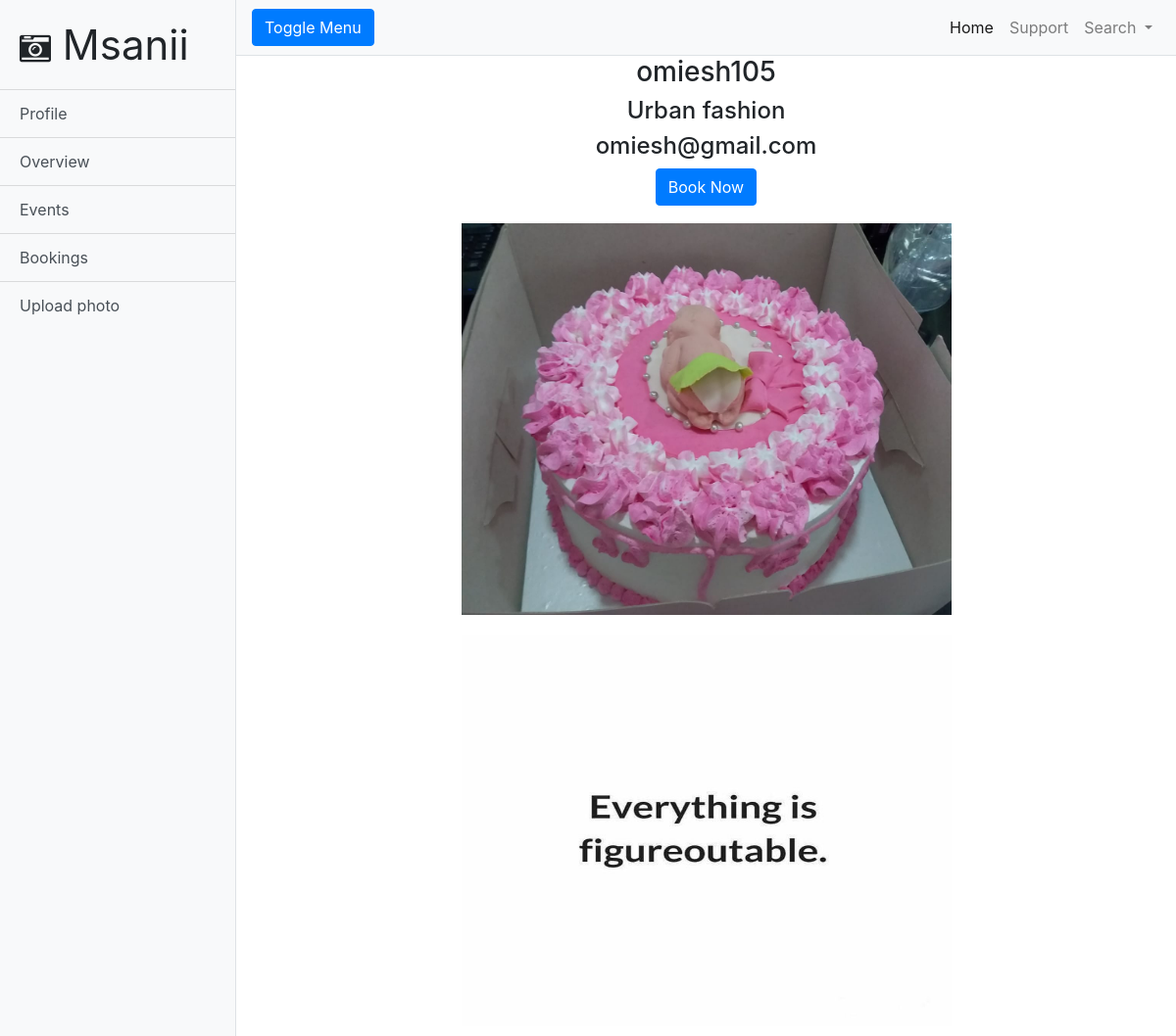
Page /photographers.php?id=1&&userType=photographers on the committed database.
### tables this page shows
CREATE TABLE `photographers` (
  `photographer_id` int(11) NOT NULL,
  `first_name` text NOT NULL,
  `last_name` text NOT NULL,
  `username` text NOT NULL,
  `email` varchar(40) NOT NULL,
  `expertise` text NOT NULL,
  `bio` text NOT NULL,
  `password` text NOT NULL,
  `verified` text NOT NULL
);

CREATE TABLE `images` (
  `image_id` int(11) NOT NULL,
  `image_name` varchar(60) DEFAULT NULL,
  `location_id` int(11) DEFAULT NULL,
  `model_id` int(11) DEFAULT NULL,
  `photographer_id` int(11) DEFAULT NULL,
  `caption` text NOT NULL,
  `date_uploaded` timestamp NOT NULL DEFAULT current_timestamp()
);

### photographers.php (the view, shortened to what this page needs)
<!DOCTYPE html>
<html lang="en">
<head>
  <link href="vendor/bootstrap/css/bootstrap.min.css" rel="stylesheet">
  <link href="css/simple-sidebar.css" rel="stylesheet">
  <link rel="stylesheet" href="https://cdnjs.cloudflare.com/ajax/libs/font-awesome/4.7.0/css/font-awesome.min.css">
</head>
<body>
  <div class="d-flex" id="wrapper">
    <div class="bg-light border-right" id="sidebar-wrapper">
      <div class="sidebar-heading" style="font-size: 42px">
        <i class="fa fa-camera-retro" style="font-size: 32px"></i>&nbsp;Msanii
      </div>
      <div class="list-group list-group-flush">
        <a href="profile.php" class="list-group-item list-group-item-action bg-light">Profile</a>
        <a href="#" class="list-group-item list-group-item-action bg-light">Overview</a>
        <a href="#" class="list-group-item list-group-item-action bg-light">Events</a>
        <a href="booking.php" class="list-group-item list-group-item-action bg-light">Bookings</a>
        <a href="uploadPhoto.php" class="list-group-item list-group-item-action bg-light">Upload photo</a>
      </div>
    </div>
    <div id="page-content-wrapper">
      <nav class="navbar navbar-expand-lg navbar-light bg-light border-bottom">
        <button class="btn btn-primary" id="menu-toggle">Toggle Menu</button>
        <div class="collapse navbar-collapse" id="navbarSupportedContent">
          <ul class="navbar-nav ml-auto mt-2 mt-lg-0">
            <li class="nav-item active">
              <a class="nav-link" href="profile.php">Home<span class="sr-only">(current)</span></a>
            </li>
            <li class="nav-item">
              <a class="nav-link" href="#">Support</a>
            </li>
            <li class="nav-item dropdown">
              <a class="nav-link dropdown-toggle" href="#" id="navbarDropdown" role="button" data-toggle="dropdown" aria-haspopup="true" aria-expanded="false">
                Search
              </a>
            </li>
          </ul>
        </div>
      </nav>
      <div class="container-fluid" style="text-align: center">
        <?php
          require 'connect.php';
          $photographer_id = $_GET["id"];
          $sql = "SELECT * FROM photographers WHERE (photographer_id = '$photographer_id')";
          $result = $conn -> query($sql);
          if ($result -> num_rows > 0) {
          while ($row = $result -> fetch_assoc()) {
            $photographer_name = $row["username"];
              echo "<h3>".$photographer_name."</h3>";
              echo "<h4>".$row["expertise"]."</h4>";
              echo "<h4>".$row["email"]."</h4>";
              echo "<h4><a class=\"btn btn-primary\" href=\"booking.php?photoID=".$row["photographer_id"]."\">Book Now</a></h4>";
            }
          }
          $sql = "SELECT * FROM images WHERE (photographer_id = '$photographer_id')";
          $result = $conn -> query($sql);
          if ($result -> num_rows > 0) {
            while ($row = $result -> fetch_assoc()) {
              echo "<img src = \"uploads/".$row["image_name"]."\" id=\"locImg\">";
            }
          }
         ?>
      </div>
    </div>
  </div>
</body>
</html>

### css/simple-sidebar.css (style rules this page uses)
body { overflow-x: hidden; }
#sidebar-wrapper { min-height: 100vh; margin-left: -15rem; -webkit-transition: margin .25s ease-out; -moz-transition: margin .25s ease-out; -o-transition: margin .25s ease-out; transition: margin .25s ease-out; }
#sidebar-wrapper .sidebar-heading { padding: 0.875rem 1.25rem; font-size: 1.2rem; }
#sidebar-wrapper .list-group { width: 15rem; }
#page-content-wrapper { min-width: 100vw; }
@media (min-width: 768px) { #sidebar-wrapper { margin-left: 0; } }
@media (min-width: 768px) { #page-content-wrapper { min-width: 0; width: 100%; } }

### photographers.php (style rules this page uses)
#locImg { width: 500px; height: 400px; margin: 10px; }

### rows in the picture
photographers: username "omiesh105", expertise "Urban fashion", email "omiesh@gmail.com"
images: image_name (picture)
images: image_name (picture)
